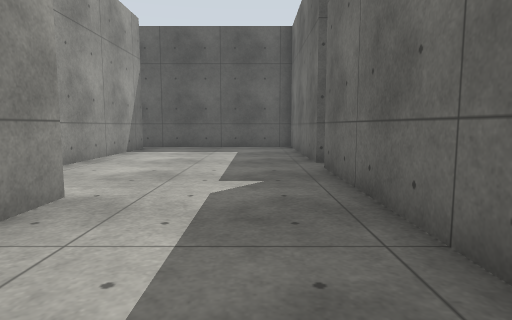
View 1 (above)

19 first-person views from a walk through a robot-simulator world made for Gazebo. The camera is 0.94 m above the floor, tilts 6° down and sees 75° across. The floor is counted in squares, 1 m on a side. Each view is taken from the middle of a square. On the plan, view 1 faces up. The plan holds only what a view shows up to about 12 squares ahead; the rest is blank. The place goes on beyond the plan.

View 2
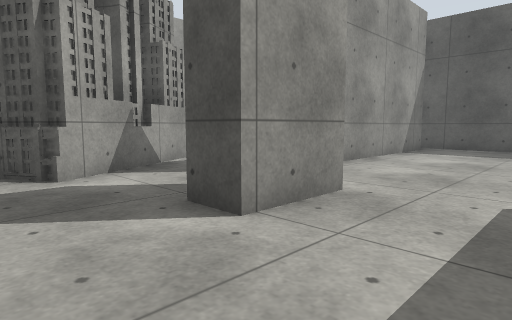

View 3
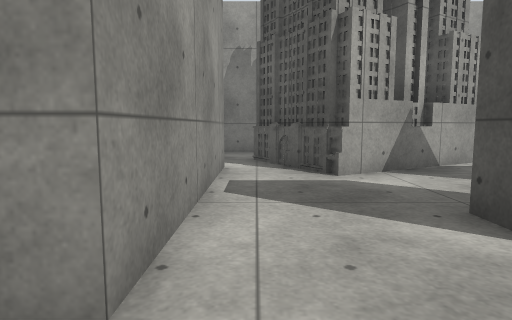

View 4
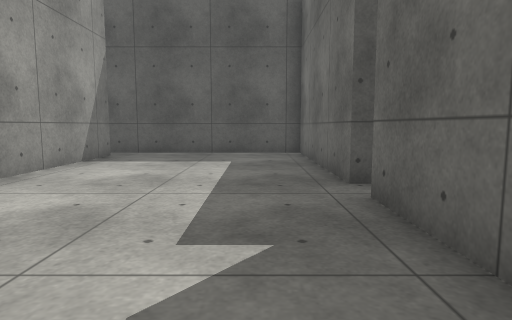

View 5
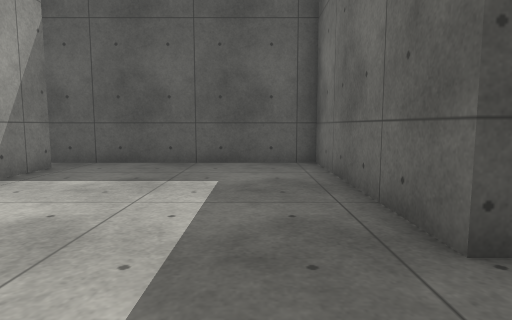

View 6
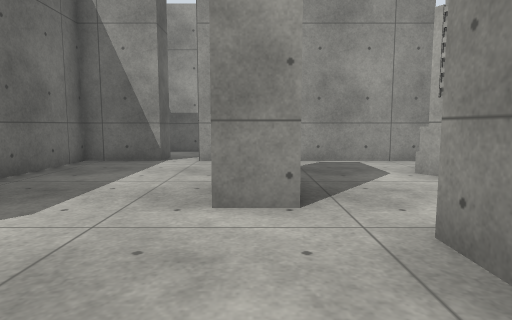

View 7
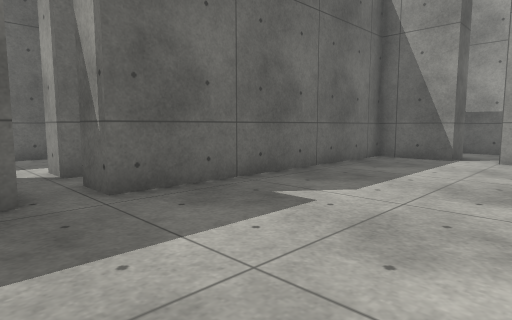

View 8
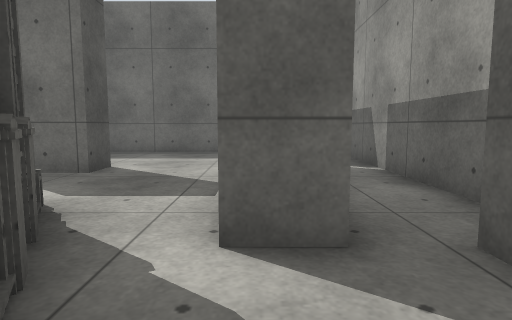

View 9
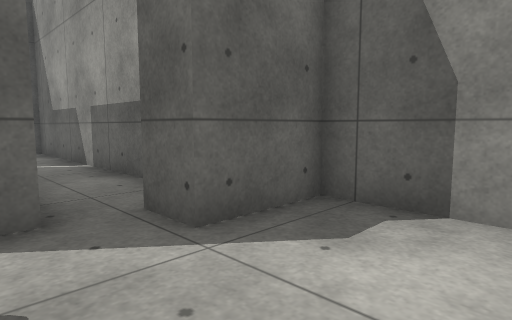

View 10
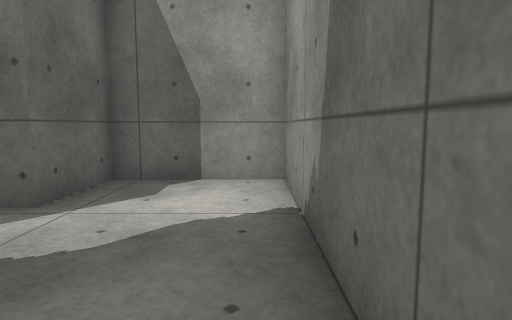

View 11
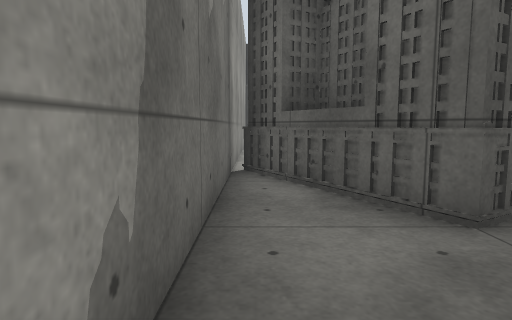

View 12
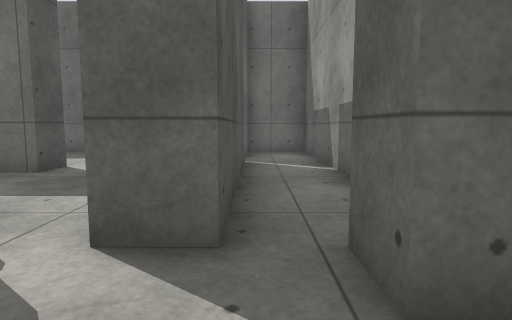

View 13
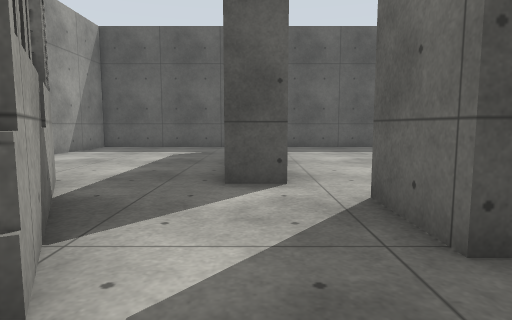

View 14
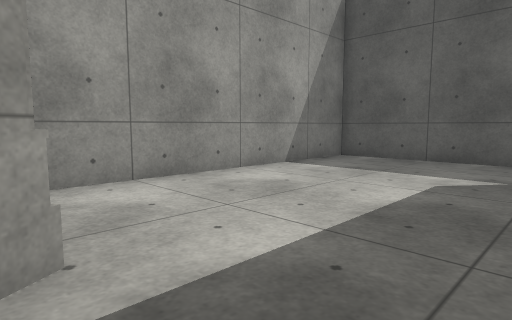

View 15
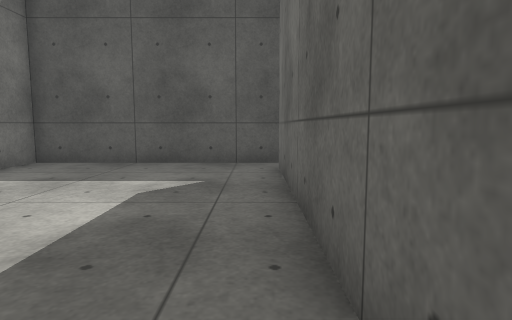

View 16
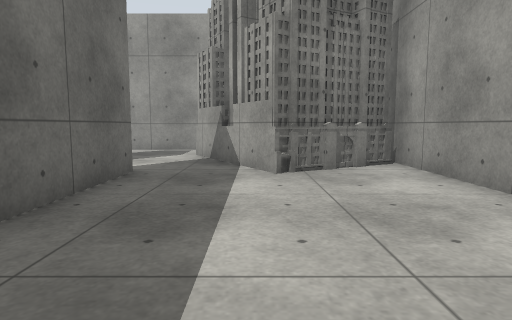

View 17
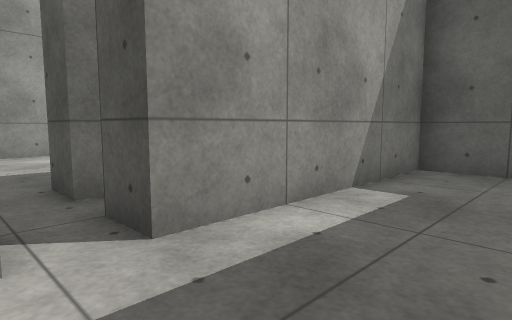

View 18
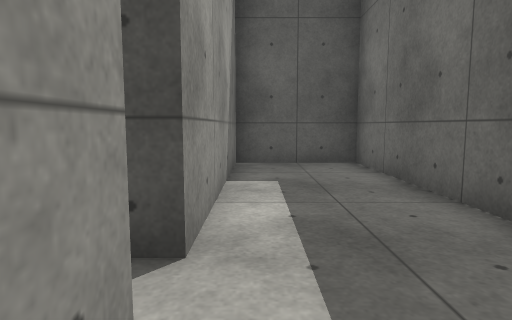

View 19
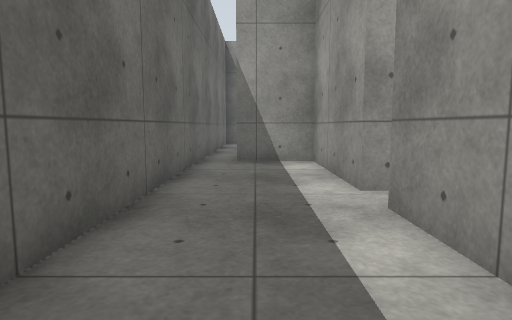

### Floor plan
Ten units are one square. View 1 is at (0, 0); x grows to the right and y downward. Boxes are objects, and circles mark ways between rooms. Rooms are numbered by the first view taken in them; rooms with no view inside come last. Other rooms are left out.
<svg viewBox="-120 -148 200 200">
<path fill="none" stroke="#000" d="M-45 -61 -45 -53 -55 -53M-25 -43 -25 -23 -35 -23 -35 -43 -25 -43M25 -83 15 -83 15 -143 -51 -143M-69 -30 -62 -17 -66 -15M-61 -16 -69 -11M-45 -134 -45 -76M-5 7 15 7 15 -73 25 -73M-65 7 -15 7M-75 17 -75 7 -65 7M-92 -22 -98 -33M-73 -11 -83 -5M-69 -11 -90 0 -112 -39M-115 -36 -115 47 -85 47 -85 27 -75 27M-54 -143 -115 -143 -115 -36M-55 -53 -55 -134M-76 -45 -84 -41M-78 -39 -74 -31M-112 -39 -84 -55 -69 -30M-74 -25 -68 -28M45 -73 45 -33 65 -33M75 -36 75 -143 45 -143 45 -83M-38 17 -75 17M-15 7 -15 12M-5 18 -5 7M-61 37 15 37 15 16"/>
<circle cx="-70" cy="0" r="3" fill="#2a7"/>
<circle cx="-50" cy="-140" r="3" fill="#2a7"/>
<circle cx="-60" cy="-45" r="3" fill="#2a7"/>
<circle cx="-10" cy="10" r="3" fill="#2a7"/>
<circle cx="-80" cy="20" r="3" fill="#2a7"/>
<text x="-20" y="-70">1</text>
<text x="-100" y="10">2</text>
<text x="-80" y="-100">3</text>
<text x="60" y="-90">4</text>
<text x="-30" y="20">5</text>
</svg>
Room 1 opens to room 2. Room 1 opens to room 3. Room 1 opens to room 5. Room 2 opens to room 5.

Where each view was taken, in squares from view 1:
view 1: 0 up, 0 right, facing up
view 2: 0 up, 0 right, facing up-left
view 3: 0 up, 0 right, facing left
view 4: 3 up, 0 right, facing up
view 5: 6 up, 0 right, facing up
view 6: 8 up, 3 left, facing down
view 7: 9 up, 3 left, facing down-right
view 8: 1 down, 10 left, facing right
view 9: 1 down, 11 left, facing down-right
view 10: 1 up, 11 left, facing down
view 11: 3 down, 11 left, facing up
view 12: 2 down, 10 left, facing right
view 13: 0 up, 5 left, facing up
view 14: 5 up, 6 left, facing up-left
view 15: 6 up, 6 left, facing up
view 16: 12 up, 8 left, facing down
view 17: 7 up, 7 right, facing up-left
view 18: 6 up, 5 right, facing up
view 19: 12 up, 6 right, facing down
